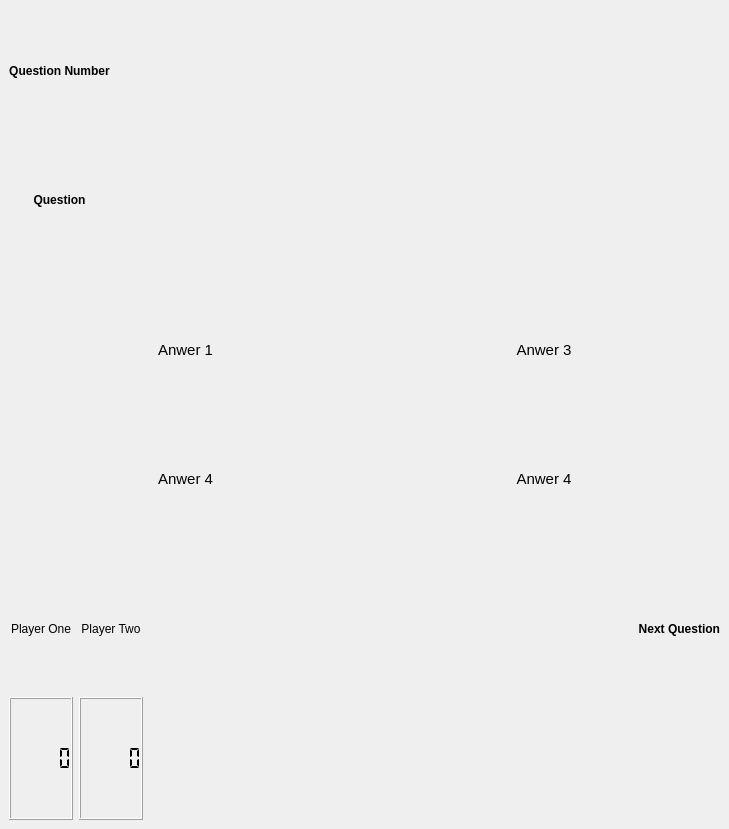
<?xml version="1.0" encoding="UTF-8"?>
<ui version="4.0">
 <class>Qube</class>
 <widget class="QStackedWidget" name="Qube">
  <property name="geometry">
   <rect>
    <x>0</x>
    <y>0</y>
    <width>729</width>
    <height>829</height>
   </rect>
  </property>
  <property name="sizePolicy">
   <sizepolicy hsizetype="Preferred" vsizetype="Preferred">
    <horstretch>0</horstretch>
    <verstretch>0</verstretch>
   </sizepolicy>
  </property>
  <property name="windowTitle">
   <string>StackedWidget</string>
  </property>
  <property name="styleSheet">
   <string notr="true">QStackedWidget {
background-image: url(&quot;/home/pi/Documents/Qube Project/src/qube/views/pictures/background/binary.jpg&quot;);
}
QLabel[Ueberschrift=&quot;true&quot;]{
	font-size: 18px;
	font-weight: bold;
	color: black;
	text-align: center;}
QLabel{border-radius: 8px;
	}
QLabel[isRed=&quot;true&quot;]{background-color: #f44336;}
QLabel[isBlue=&quot;true&quot;]{background-color: #008CBA;}
QLabel[isGreen=&quot;true&quot;]{background-color: #4CAF50;}
QLabel[isYellow=&quot;true&quot;]{background-color: #FFFF66;}
</string>
  </property>
  <property name="currentIndex">
   <number>2</number>
  </property>
  <property name="Ueberschrift" stdset="0">
   <bool>true</bool>
  </property>
  <widget class="QWidget" name="home_view">
   <property name="sizePolicy">
    <sizepolicy hsizetype="MinimumExpanding" vsizetype="MinimumExpanding">
     <horstretch>0</horstretch>
     <verstretch>0</verstretch>
    </sizepolicy>
   </property>
   <layout class="QVBoxLayout" name="verticalLayout_7">
    <item>
     <layout class="QVBoxLayout" name="verticalLayout">
      <item>
       <widget class="QLabel" name="main_picture">
        <property name="sizePolicy">
         <sizepolicy hsizetype="Preferred" vsizetype="Preferred">
          <horstretch>0</horstretch>
          <verstretch>0</verstretch>
         </sizepolicy>
        </property>
        <property name="text">
         <string/>
        </property>
        <property name="pixmap">
         <pixmap>pictures/logo/logo_v2.png</pixmap>
        </property>
        <property name="scaledContents">
         <bool>false</bool>
        </property>
        <property name="alignment">
         <set>Qt::AlignCenter</set>
        </property>
        <property name="wordWrap">
         <bool>false</bool>
        </property>
       </widget>
      </item>
      <item>
       <layout class="QGridLayout" name="player_layout_3">
        <item row="0" column="1" colspan="4">
         <widget class="QLabel" name="choose_player_label">
          <property name="styleSheet">
           <string notr="true">font-weight:bold</string>
          </property>
          <property name="text">
           <string>Choose Player</string>
          </property>
          <property name="alignment">
           <set>Qt::AlignCenter</set>
          </property>
         </widget>
        </item>
        <item row="4" column="0">
         <spacer name="horizontalSpacer">
          <property name="orientation">
           <enum>Qt::Horizontal</enum>
          </property>
          <property name="sizeHint" stdset="0">
           <size>
            <width>40</width>
            <height>20</height>
           </size>
          </property>
         </spacer>
        </item>
        <item row="4" column="2">
         <widget class="QLabel" name="one_player_label">
          <property name="text">
           <string/>
          </property>
          <property name="pixmap">
           <pixmap>pictures/buttons/one_player.png</pixmap>
          </property>
         </widget>
        </item>
        <item row="4" column="3">
         <widget class="QLabel" name="two_player_label">
          <property name="text">
           <string/>
          </property>
          <property name="pixmap">
           <pixmap>pictures/buttons/two_player.png</pixmap>
          </property>
         </widget>
        </item>
        <item row="4" column="5">
         <spacer name="horizontalSpacer_2">
          <property name="orientation">
           <enum>Qt::Horizontal</enum>
          </property>
          <property name="sizeHint" stdset="0">
           <size>
            <width>40</width>
            <height>20</height>
           </size>
          </property>
         </spacer>
        </item>
       </layout>
      </item>
     </layout>
    </item>
   </layout>
  </widget>
  <widget class="QWidget" name="introduction_view">
   <layout class="QVBoxLayout" name="verticalLayout_4">
    <item>
     <layout class="QVBoxLayout" name="verticalLayout_2">
      <item>
       <layout class="QHBoxLayout" name="horizontalLayout_8">
        <item>
         <widget class="QLabel" name="end_title_label_2">
          <property name="text">
           <string>How To Play</string>
          </property>
          <property name="Ueberschrift" stdset="0">
           <bool>true</bool>
          </property>
         </widget>
        </item>
        <item>
         <spacer name="horizontalSpacer_13">
          <property name="orientation">
           <enum>Qt::Horizontal</enum>
          </property>
          <property name="sizeHint" stdset="0">
           <size>
            <width>40</width>
            <height>20</height>
           </size>
          </property>
         </spacer>
        </item>
       </layout>
      </item>
      <item>
       <spacer name="verticalSpacer">
        <property name="orientation">
         <enum>Qt::Vertical</enum>
        </property>
        <property name="sizeType">
         <enum>QSizePolicy::Ignored</enum>
        </property>
        <property name="sizeHint" stdset="0">
         <size>
          <width>20</width>
          <height>40</height>
         </size>
        </property>
       </spacer>
      </item>
      <item>
       <layout class="QVBoxLayout" name="verticalLayout_3">
        <item>
         <layout class="QHBoxLayout" name="horizontalLayout_3">
          <item>
           <widget class="QLabel" name="label">
            <property name="text">
             <string>1. Read the Question</string>
            </property>
            <property name="scaledContents">
             <bool>false</bool>
            </property>
            <property name="alignment">
             <set>Qt::AlignLeading|Qt::AlignLeft|Qt::AlignVCenter</set>
            </property>
            <property name="wordWrap">
             <bool>false</bool>
            </property>
           </widget>
          </item>
         </layout>
        </item>
        <item>
         <layout class="QHBoxLayout" name="horizontalLayout">
          <item>
           <widget class="QLabel" name="label_2">
            <property name="sizePolicy">
             <sizepolicy hsizetype="Fixed" vsizetype="Preferred">
              <horstretch>0</horstretch>
              <verstretch>0</verstretch>
             </sizepolicy>
            </property>
            <property name="text">
             <string> 2. If you know the answer press</string>
            </property>
            <property name="scaledContents">
             <bool>false</bool>
            </property>
            <property name="alignment">
             <set>Qt::AlignLeading|Qt::AlignLeft|Qt::AlignVCenter</set>
            </property>
            <property name="wordWrap">
             <bool>false</bool>
            </property>
           </widget>
          </item>
          <item>
           <widget class="QLabel" name="label_3">
            <property name="sizePolicy">
             <sizepolicy hsizetype="Preferred" vsizetype="Preferred">
              <horstretch>0</horstretch>
              <verstretch>0</verstretch>
             </sizepolicy>
            </property>
            <property name="text">
             <string/>
            </property>
            <property name="pixmap">
             <pixmap>pictures/buzzer/buzzer.png</pixmap>
            </property>
            <property name="scaledContents">
             <bool>false</bool>
            </property>
            <property name="alignment">
             <set>Qt::AlignLeading|Qt::AlignLeft|Qt::AlignVCenter</set>
            </property>
            <property name="wordWrap">
             <bool>false</bool>
            </property>
           </widget>
          </item>
         </layout>
        </item>
        <item>
         <layout class="QHBoxLayout" name="horizontalLayout_2">
          <item>
           <widget class="QLabel" name="label_6">
            <property name="enabled">
             <bool>true</bool>
            </property>
            <property name="sizePolicy">
             <sizepolicy hsizetype="Fixed" vsizetype="Preferred">
              <horstretch>0</horstretch>
              <verstretch>0</verstretch>
             </sizepolicy>
            </property>
            <property name="text">
             <string>3.</string>
            </property>
            <property name="scaledContents">
             <bool>false</bool>
            </property>
            <property name="alignment">
             <set>Qt::AlignLeading|Qt::AlignLeft|Qt::AlignVCenter</set>
            </property>
            <property name="wordWrap">
             <bool>false</bool>
            </property>
           </widget>
          </item>
          <item>
           <widget class="QLabel" name="label_5">
            <property name="sizePolicy">
             <sizepolicy hsizetype="Fixed" vsizetype="Preferred">
              <horstretch>0</horstretch>
              <verstretch>0</verstretch>
             </sizepolicy>
            </property>
            <property name="text">
             <string/>
            </property>
            <property name="pixmap">
             <pixmap>pictures/buzzer/buzzer_glow.png</pixmap>
            </property>
            <property name="scaledContents">
             <bool>false</bool>
            </property>
            <property name="alignment">
             <set>Qt::AlignLeading|Qt::AlignLeft|Qt::AlignVCenter</set>
            </property>
            <property name="wordWrap">
             <bool>false</bool>
            </property>
           </widget>
          </item>
          <item>
           <widget class="QLabel" name="label_4">
            <property name="sizePolicy">
             <sizepolicy hsizetype="Preferred" vsizetype="Preferred">
              <horstretch>0</horstretch>
              <verstretch>0</verstretch>
             </sizepolicy>
            </property>
            <property name="text">
             <string>indicates that it's your turn</string>
            </property>
            <property name="scaledContents">
             <bool>false</bool>
            </property>
            <property name="alignment">
             <set>Qt::AlignLeading|Qt::AlignLeft|Qt::AlignVCenter</set>
            </property>
            <property name="wordWrap">
             <bool>false</bool>
            </property>
           </widget>
          </item>
         </layout>
        </item>
        <item>
         <layout class="QHBoxLayout" name="horizontalLayout_5">
          <item>
           <widget class="QLabel" name="label_10">
            <property name="text">
             <string>4. A Countdown will appear</string>
            </property>
            <property name="scaledContents">
             <bool>false</bool>
            </property>
            <property name="alignment">
             <set>Qt::AlignLeading|Qt::AlignLeft|Qt::AlignVCenter</set>
            </property>
            <property name="wordWrap">
             <bool>false</bool>
            </property>
           </widget>
          </item>
         </layout>
        </item>
        <item>
         <layout class="QHBoxLayout" name="horizontalLayout_6">
          <item>
           <widget class="QLabel" name="label_12">
            <property name="sizePolicy">
             <sizepolicy hsizetype="Fixed" vsizetype="Preferred">
              <horstretch>0</horstretch>
              <verstretch>0</verstretch>
             </sizepolicy>
            </property>
            <property name="text">
             <string>5. Hurry Up! Press one of</string>
            </property>
            <property name="scaledContents">
             <bool>false</bool>
            </property>
            <property name="alignment">
             <set>Qt::AlignLeading|Qt::AlignLeft|Qt::AlignVCenter</set>
            </property>
            <property name="wordWrap">
             <bool>false</bool>
            </property>
           </widget>
          </item>
          <item>
           <widget class="QLabel" name="label_14">
            <property name="sizePolicy">
             <sizepolicy hsizetype="Fixed" vsizetype="Preferred">
              <horstretch>0</horstretch>
              <verstretch>0</verstretch>
             </sizepolicy>
            </property>
            <property name="text">
             <string/>
            </property>
            <property name="pixmap">
             <pixmap>pictures/buttons/buttons.png</pixmap>
            </property>
            <property name="scaledContents">
             <bool>false</bool>
            </property>
            <property name="alignment">
             <set>Qt::AlignLeading|Qt::AlignLeft|Qt::AlignVCenter</set>
            </property>
            <property name="wordWrap">
             <bool>false</bool>
            </property>
           </widget>
          </item>
          <item>
           <widget class="QLabel" name="label_13">
            <property name="text">
             <string>to answer</string>
            </property>
            <property name="scaledContents">
             <bool>false</bool>
            </property>
            <property name="alignment">
             <set>Qt::AlignLeading|Qt::AlignLeft|Qt::AlignVCenter</set>
            </property>
            <property name="wordWrap">
             <bool>false</bool>
            </property>
           </widget>
          </item>
         </layout>
        </item>
        <item>
         <widget class="QLabel" name="label_15">
          <property name="text">
           <string>6. If you run out of time your opponent can answer</string>
          </property>
          <property name="scaledContents">
           <bool>false</bool>
          </property>
          <property name="alignment">
           <set>Qt::AlignLeading|Qt::AlignLeft|Qt::AlignVCenter</set>
          </property>
          <property name="wordWrap">
           <bool>false</bool>
          </property>
         </widget>
        </item>
        <item>
         <layout class="QHBoxLayout" name="horizontalLayout_9">
          <item>
           <widget class="QLabel" name="label_16">
            <property name="sizePolicy">
             <sizepolicy hsizetype="Fixed" vsizetype="Preferred">
              <horstretch>0</horstretch>
              <verstretch>0</verstretch>
             </sizepolicy>
            </property>
            <property name="text">
             <string>7. Let's Begin. Press</string>
            </property>
            <property name="scaledContents">
             <bool>false</bool>
            </property>
            <property name="alignment">
             <set>Qt::AlignLeading|Qt::AlignLeft|Qt::AlignVCenter</set>
            </property>
            <property name="wordWrap">
             <bool>false</bool>
            </property>
           </widget>
          </item>
          <item>
           <widget class="QLabel" name="introduction_continue_label_2">
            <property name="sizePolicy">
             <sizepolicy hsizetype="Fixed" vsizetype="Preferred">
              <horstretch>0</horstretch>
              <verstretch>0</verstretch>
             </sizepolicy>
            </property>
            <property name="autoFillBackground">
             <bool>false</bool>
            </property>
            <property name="text">
             <string/>
            </property>
            <property name="pixmap">
             <pixmap>pictures/buttons/btSchwarz.png</pixmap>
            </property>
            <property name="scaledContents">
             <bool>false</bool>
            </property>
            <property name="alignment">
             <set>Qt::AlignLeading|Qt::AlignLeft|Qt::AlignVCenter</set>
            </property>
            <property name="wordWrap">
             <bool>false</bool>
            </property>
           </widget>
          </item>
          <item>
           <widget class="QLabel" name="label_17">
            <property name="text">
             <string>to start.</string>
            </property>
            <property name="scaledContents">
             <bool>false</bool>
            </property>
            <property name="alignment">
             <set>Qt::AlignLeading|Qt::AlignLeft|Qt::AlignVCenter</set>
            </property>
            <property name="wordWrap">
             <bool>false</bool>
            </property>
           </widget>
          </item>
         </layout>
        </item>
       </layout>
      </item>
     </layout>
    </item>
   </layout>
  </widget>
  <widget class="QWidget" name="question_view">
   <layout class="QVBoxLayout" name="verticalLayout_10">
    <item>
     <layout class="QVBoxLayout" name="verticalLayout_9">
      <item>
       <layout class="QGridLayout" name="gridLayout_3">
        <item row="0" column="1">
         <spacer name="horizontalSpacer_7">
          <property name="orientation">
           <enum>Qt::Horizontal</enum>
          </property>
          <property name="sizeHint" stdset="0">
           <size>
            <width>40</width>
            <height>20</height>
           </size>
          </property>
         </spacer>
        </item>
        <item row="1" column="0">
         <widget class="QLabel" name="question_title_label">
          <property name="text">
           <string>&lt;html&gt;&lt;head/&gt;&lt;body&gt;&lt;p align=&quot;center&quot;&gt;&lt;span style=&quot; font-weight:600;&quot;&gt;Question&lt;/span&gt;&lt;/p&gt;&lt;/body&gt;&lt;/html&gt;</string>
          </property>
          <property name="alignment">
           <set>Qt::AlignCenter</set>
          </property>
          <property name="wordWrap">
           <bool>true</bool>
          </property>
          <property name="Ueberschrift" stdset="0">
           <bool>true</bool>
          </property>
         </widget>
        </item>
        <item row="0" column="0">
         <widget class="QLabel" name="question_number_label">
          <property name="text">
           <string>&lt;html&gt;&lt;head/&gt;&lt;body&gt;&lt;p align=&quot;center&quot;&gt;&lt;span style=&quot; font-weight:600;&quot;&gt;Question Number&lt;/span&gt;&lt;/p&gt;&lt;/body&gt;&lt;/html&gt;</string>
          </property>
          <property name="alignment">
           <set>Qt::AlignCenter</set>
          </property>
          <property name="wordWrap">
           <bool>true</bool>
          </property>
          <property name="Ueberschrift" stdset="0">
           <bool>true</bool>
          </property>
         </widget>
        </item>
       </layout>
      </item>
      <item>
       <spacer name="horizontalSpacer_3">
        <property name="orientation">
         <enum>Qt::Horizontal</enum>
        </property>
        <property name="sizeHint" stdset="0">
         <size>
          <width>40</width>
          <height>20</height>
         </size>
        </property>
       </spacer>
      </item>
      <item>
       <layout class="QGridLayout" name="answer_grid_layout">
        <item row="1" column="1">
         <widget class="QLabel" name="yellow_answer_label">
          <property name="styleSheet">
           <string notr="true"/>
          </property>
          <property name="frameShape">
           <enum>QFrame::Box</enum>
          </property>
          <property name="text">
           <string>&lt;html&gt;&lt;head/&gt;&lt;body&gt;&lt;p&gt;&lt;span style=&quot; font-size:11pt;&quot;&gt;Anwer 4&lt;/span&gt;&lt;/p&gt;&lt;/body&gt;&lt;/html&gt;</string>
          </property>
          <property name="scaledContents">
           <bool>true</bool>
          </property>
          <property name="alignment">
           <set>Qt::AlignCenter</set>
          </property>
          <property name="wordWrap">
           <bool>true</bool>
          </property>
          <property name="isYellow" stdset="0">
           <bool>true</bool>
          </property>
         </widget>
        </item>
        <item row="1" column="0">
         <widget class="QLabel" name="green_answer_label">
          <property name="styleSheet">
           <string notr="true"/>
          </property>
          <property name="frameShape">
           <enum>QFrame::WinPanel</enum>
          </property>
          <property name="text">
           <string>&lt;html&gt;&lt;head/&gt;&lt;body&gt;&lt;p&gt;&lt;span style=&quot; font-size:11pt;&quot;&gt;Anwer 4&lt;/span&gt;&lt;/p&gt;&lt;/body&gt;&lt;/html&gt;</string>
          </property>
          <property name="alignment">
           <set>Qt::AlignCenter</set>
          </property>
          <property name="wordWrap">
           <bool>true</bool>
          </property>
          <property name="isGreen" stdset="0">
           <bool>true</bool>
          </property>
         </widget>
        </item>
        <item row="0" column="0">
         <widget class="QLabel" name="red_answer_label">
          <property name="styleSheet">
           <string notr="true"/>
          </property>
          <property name="frameShape">
           <enum>QFrame::WinPanel</enum>
          </property>
          <property name="frameShadow">
           <enum>QFrame::Plain</enum>
          </property>
          <property name="text">
           <string>&lt;html&gt;&lt;head/&gt;&lt;body&gt;&lt;p&gt;&lt;span style=&quot; font-size:11pt;&quot;&gt;Anwer 1&lt;/span&gt;&lt;/p&gt;&lt;/body&gt;&lt;/html&gt;</string>
          </property>
          <property name="alignment">
           <set>Qt::AlignCenter</set>
          </property>
          <property name="wordWrap">
           <bool>true</bool>
          </property>
          <property name="isRed" stdset="0">
           <bool>true</bool>
          </property>
         </widget>
        </item>
        <item row="0" column="1">
         <widget class="QLabel" name="blue_answer_label">
          <property name="styleSheet">
           <string notr="true"/>
          </property>
          <property name="frameShape">
           <enum>QFrame::WinPanel</enum>
          </property>
          <property name="lineWidth">
           <number>1</number>
          </property>
          <property name="text">
           <string>&lt;html&gt;&lt;head/&gt;&lt;body&gt;&lt;p&gt;&lt;span style=&quot; font-size:11pt;&quot;&gt;Anwer 3&lt;/span&gt;&lt;/p&gt;&lt;/body&gt;&lt;/html&gt;</string>
          </property>
          <property name="textFormat">
           <enum>Qt::AutoText</enum>
          </property>
          <property name="scaledContents">
           <bool>true</bool>
          </property>
          <property name="alignment">
           <set>Qt::AlignCenter</set>
          </property>
          <property name="wordWrap">
           <bool>true</bool>
          </property>
          <property name="isBlue" stdset="0">
           <bool>true</bool>
          </property>
         </widget>
        </item>
       </layout>
      </item>
      <item>
       <spacer name="horizontalSpacer_4">
        <property name="orientation">
         <enum>Qt::Horizontal</enum>
        </property>
        <property name="sizeHint" stdset="0">
         <size>
          <width>40</width>
          <height>20</height>
         </size>
        </property>
       </spacer>
      </item>
      <item>
       <layout class="QGridLayout" name="player_layout">
        <item row="5" column="0">
         <widget class="QLCDNumber" name="player_one_lcd">
          <property name="styleSheet">
           <string notr="true"/>
          </property>
          <property name="frameShape">
           <enum>QFrame::Box</enum>
          </property>
          <property name="segmentStyle">
           <enum>QLCDNumber::Flat</enum>
          </property>
          <property name="value" stdset="0">
           <double>0.000000000000000</double>
          </property>
         </widget>
        </item>
        <item row="3" column="0">
         <widget class="QLabel" name="player_one_label">
          <property name="text">
           <string>Player One</string>
          </property>
          <property name="alignment">
           <set>Qt::AlignCenter</set>
          </property>
         </widget>
        </item>
        <item row="3" column="1">
         <widget class="QLabel" name="player_two_label">
          <property name="text">
           <string>Player Two</string>
          </property>
          <property name="alignment">
           <set>Qt::AlignCenter</set>
          </property>
         </widget>
        </item>
        <item row="3" column="4">
         <widget class="QLabel" name="next_question_text_label">
          <property name="font">
           <font>
            <weight>75</weight>
            <bold>true</bold>
           </font>
          </property>
          <property name="text">
           <string>Next Question</string>
          </property>
          <property name="alignment">
           <set>Qt::AlignRight|Qt::AlignTrailing|Qt::AlignVCenter</set>
          </property>
         </widget>
        </item>
        <item row="5" column="4">
         <widget class="QLabel" name="next_question_label">
          <property name="autoFillBackground">
           <bool>false</bool>
          </property>
          <property name="text">
           <string/>
          </property>
          <property name="pixmap">
           <pixmap>pictures/buttons/btSchwarz.png</pixmap>
          </property>
          <property name="scaledContents">
           <bool>false</bool>
          </property>
          <property name="alignment">
           <set>Qt::AlignRight|Qt::AlignTrailing|Qt::AlignVCenter</set>
          </property>
          <property name="margin">
           <number>0</number>
          </property>
          <property name="indent">
           <number>-1</number>
          </property>
         </widget>
        </item>
        <item row="5" column="1">
         <widget class="QLCDNumber" name="player_two_lcd">
          <property name="focusPolicy">
           <enum>Qt::NoFocus</enum>
          </property>
          <property name="layoutDirection">
           <enum>Qt::LeftToRight</enum>
          </property>
          <property name="autoFillBackground">
           <bool>false</bool>
          </property>
          <property name="frameShape">
           <enum>QFrame::Box</enum>
          </property>
          <property name="smallDecimalPoint">
           <bool>false</bool>
          </property>
          <property name="segmentStyle">
           <enum>QLCDNumber::Flat</enum>
          </property>
         </widget>
        </item>
        <item row="3" column="3">
         <spacer name="horizontalSpacer_5">
          <property name="orientation">
           <enum>Qt::Horizontal</enum>
          </property>
          <property name="sizeHint" stdset="0">
           <size>
            <width>40</width>
            <height>20</height>
           </size>
          </property>
         </spacer>
        </item>
        <item row="3" column="2">
         <spacer name="horizontalSpacer_9">
          <property name="orientation">
           <enum>Qt::Horizontal</enum>
          </property>
          <property name="sizeHint" stdset="0">
           <size>
            <width>40</width>
            <height>20</height>
           </size>
          </property>
         </spacer>
        </item>
       </layout>
      </item>
     </layout>
    </item>
   </layout>
  </widget>
  <widget class="QWidget" name="end_view">
   <layout class="QVBoxLayout" name="verticalLayout_11">
    <item>
     <layout class="QVBoxLayout" name="verticalLayout_6">
      <item>
       <layout class="QHBoxLayout" name="horizontalLayout_7">
        <item>
         <widget class="QLabel" name="end_title_label">
          <property name="text">
           <string>Game Over</string>
          </property>
          <property name="Ueberschrift" stdset="0">
           <bool>true</bool>
          </property>
         </widget>
        </item>
        <item>
         <spacer name="horizontalSpacer_12">
          <property name="orientation">
           <enum>Qt::Horizontal</enum>
          </property>
          <property name="sizeHint" stdset="0">
           <size>
            <width>40</width>
            <height>20</height>
           </size>
          </property>
         </spacer>
        </item>
       </layout>
      </item>
      <item>
       <spacer name="horizontalSpacer_10">
        <property name="orientation">
         <enum>Qt::Horizontal</enum>
        </property>
        <property name="sizeHint" stdset="0">
         <size>
          <width>40</width>
          <height>20</height>
         </size>
        </property>
       </spacer>
      </item>
      <item>
       <layout class="QGridLayout" name="gridLayout_2">
        <item row="2" column="0">
         <widget class="QLCDNumber" name="end_player_one_lcd"/>
        </item>
        <item row="1" column="0">
         <widget class="QLabel" name="end_player_one_label">
          <property name="text">
           <string>&lt;html&gt;&lt;head/&gt;&lt;body&gt;&lt;p align=&quot;center&quot;&gt;&lt;span style=&quot; font-weight:600;&quot;&gt;Player One&lt;/span&gt;&lt;/p&gt;&lt;/body&gt;&lt;/html&gt;</string>
          </property>
          <property name="alignment">
           <set>Qt::AlignRight|Qt::AlignTrailing|Qt::AlignVCenter</set>
          </property>
         </widget>
        </item>
        <item row="2" column="1">
         <widget class="QLCDNumber" name="end_player_two_lcd"/>
        </item>
        <item row="1" column="1">
         <widget class="QLabel" name="end_player_two_label">
          <property name="text">
           <string>&lt;html&gt;&lt;head/&gt;&lt;body&gt;&lt;p align=&quot;center&quot;&gt;&lt;span style=&quot; font-weight:600; color:#000000;&quot;&gt;Player Two&lt;/span&gt;&lt;/p&gt;&lt;/body&gt;&lt;/html&gt;</string>
          </property>
          <property name="alignment">
           <set>Qt::AlignRight|Qt::AlignTrailing|Qt::AlignVCenter</set>
          </property>
         </widget>
        </item>
       </layout>
      </item>
      <item>
       <spacer name="horizontalSpacer_11">
        <property name="orientation">
         <enum>Qt::Horizontal</enum>
        </property>
        <property name="sizeHint" stdset="0">
         <size>
          <width>40</width>
          <height>20</height>
         </size>
        </property>
       </spacer>
      </item>
      <item>
       <layout class="QGridLayout" name="player_layout_2">
        <item row="5" column="1">
         <widget class="QLabel" name="new_game_label">
          <property name="autoFillBackground">
           <bool>false</bool>
          </property>
          <property name="text">
           <string/>
          </property>
          <property name="pixmap">
           <pixmap>pictures/buttons/btSchwarz.png</pixmap>
          </property>
          <property name="scaledContents">
           <bool>false</bool>
          </property>
          <property name="alignment">
           <set>Qt::AlignRight|Qt::AlignTrailing|Qt::AlignVCenter</set>
          </property>
         </widget>
        </item>
        <item row="3" column="1">
         <widget class="QLabel" name="label_234">
          <property name="font">
           <font>
            <weight>75</weight>
            <bold>true</bold>
           </font>
          </property>
          <property name="styleSheet">
           <string notr="true"/>
          </property>
          <property name="text">
           <string>New Game</string>
          </property>
          <property name="alignment">
           <set>Qt::AlignRight|Qt::AlignTrailing|Qt::AlignVCenter</set>
          </property>
         </widget>
        </item>
        <item row="3" column="0">
         <spacer name="horizontalSpacer_8">
          <property name="orientation">
           <enum>Qt::Horizontal</enum>
          </property>
          <property name="sizeHint" stdset="0">
           <size>
            <width>40</width>
            <height>20</height>
           </size>
          </property>
         </spacer>
        </item>
       </layout>
      </item>
     </layout>
    </item>
   </layout>
  </widget>
 </widget>
 <resources/>
 <connections/>
</ui>
